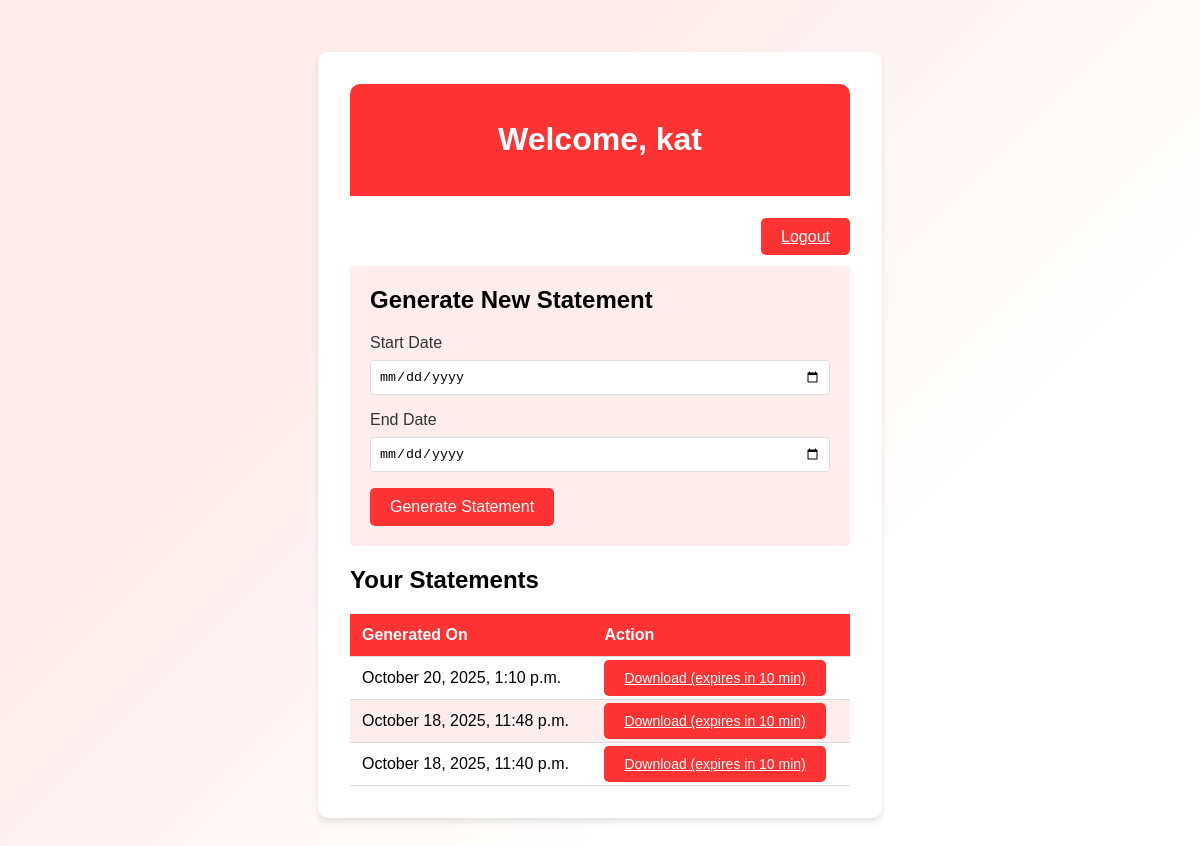
Page /dashboard/ (signed in) on the committed database.
### statements/models.py (models this page shows)
class Statement(models.Model):
    user = models.ForeignKey(User, on_delete=models.CASCADE)
    pdf = models.FileField(upload_to='statements/')
    created_at = models.DateTimeField(auto_now_add=True)
    token = models.CharField(max_length=128)
    token_expiry = models.DateTimeField()

### statements/views.py (the view)
# urls.py: path('dashboard/', views.dashboard, name='dashboard'),
@login_required
def dashboard(request):
    statements_list = Statement.objects.filter(user=request.user).order_by('-created_at')
    return render(request, 'statements/dashboard.html', {'statements': statements_list})

### statements/templates/statements/dashboard.html (shortened to what this page needs)
{% extends 'statements/base.html' %}
{% block content %}
<div class="card">
    <div class="header">
        <h1>Welcome, {{ request.user.username }}</h1>
    </div>
    <div style="text-align: right; margin-bottom: 20px;">
        <a href="{% url 'logout' %}" class="btn">Logout</a>
    </div>
    <div style="background: var(--light-red); padding: 20px; border-radius: 5px; margin-bottom: 20px;">
        <h2 style="margin-top: 0;">Generate New Statement</h2>
        <form method="post" action="{% url 'generate_statement' %}">
            <div class="form-group">
                <label for="start_date">Start Date</label>
                <input type="date" name="start_date" id="start_date" required>
            </div>
            <div class="form-group">
                <label for="end_date">End Date</label>
                <input type="date" name="end_date" id="end_date" required>
            </div>
            <button type="submit" class="btn">Generate Statement</button>
        </form>
    </div>
    <h2>Your Statements</h2>
    <table>
        <thead>
            <tr>
                <th>Generated On</th>
                <th>Action</th>
            </tr>
        </thead>
        <tbody>
        {% for s in statements %}
            <tr>
                <td>{{ s.created_at|date:"F j, Y, g:i a" }}</td>
                <td>
                    <a href="{% url 'download_statement' s.token %}" class="btn" style="font-size: 14px;">
                        Download (expires in 10 min)
                    </a>
                </td>
            </tr>
        {% empty %}
            <tr>
                <td colspan="2" style="text-align: center;">No statements available yet.</td>
            </tr>
        {% endfor %}
        </tbody>
    </table>
</div>
{% endblock %}

### statements/templates/statements/base.html (style rules this page uses)
:root { --primary-red: #ff3333; --light-red: #ffecec; --white: #ffffff; }
body { margin: 0; padding: 0; font-family: Arial, sans-serif; background: linear-gradient(135deg, var(--light-red) 30%, var(--white) 70%); min-height: 100vh; }
.card { background: white; border-radius: 10px; box-shadow: 0 4px 6px rgba(0, 0, 0, 0.1); padding: 2rem; margin: 2rem auto; max-width: 500px; }
.header { background: var(--primary-red); color: white; padding: 1rem; text-align: center; border-radius: 10px 10px 0 0; margin-bottom: 2rem; }
.btn { background: var(--primary-red); color: white; border: none; padding: 10px 20px; border-radius: 5px; cursor: pointer; font-size: 16px; transition: background-color 0.3s; }
.form-group { margin-bottom: 1rem; }
.form-group label { display: block; margin-bottom: 0.5rem; color: #333; }
.form-group input { width: 100%; padding: 8px; border: 1px solid #ddd; border-radius: 4px; box-sizing: border-box; }
table { width: 100%; border-collapse: collapse; margin-top: 1rem; }
th, td { padding: 12px; text-align: left; border-bottom: 1px solid #ddd; }
th { background-color: var(--primary-red); color: white; }
tr:nth-child(even) { background-color: var(--light-red); }

### rows in the picture
Statement: created_at "October 20, 2025, 1:10 p.m."
Statement: created_at "October 18, 2025, 11:48 p.m."
Statement: created_at "October 18, 2025, 11:40 p.m."

### other values in the picture
{{ request.user.username }} "kat"
